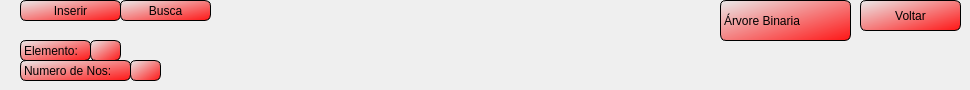
      <widget class="QWidget" name="Arvore">
       <property name="enabled">
        <bool>true</bool>
       </property>
       <widget class="QPushButton" name="voltar_1">
        <property name="geometry">
         <rect>
          <x>860</x>
          <y>0</y>
          <width>101</width>
          <height>31</height>
         </rect>
        </property>
        <property name="styleSheet">
         <string notr="true">QPushButton
{
font: 11pt &quot;Times New Roman&quot;;
border-width: 1px;
border-style: solid;
border-radius: 6px;
border-color: black;
background-color: qlineargradient(spread:pad, x1:0, y1:0, x2:1, y2:1, stop:0 rgba(234, 234, 234, 255), stop:1 rgba(255, 21, 21, 255));
}
QPushButton:hover
{
background-color: qlineargradient(spread:pad, x1:0.08, y1:0.085, x2:0.897818, y2:0.83, stop:0 rgba(255, 129, 0, 255), stop:1 rgba(255, 255, 255, 255));
}
QPushButton:pressed	
{
background-color: qlineargradient(spread:pad, x1:0.08, y1:0.085, x2:0.897818, y2:0.83, stop:0 rgba(156, 20, 20, 255), stop:1 rgba(255, 255, 255, 255));
}</string>
        </property>
        <property name="text">
         <string>Voltar</string>
        </property>
       </widget>
       <widget class="QLabel" name="elemento_2">
        <property name="geometry">
         <rect>
          <x>20</x>
          <y>40</y>
          <width>71</width>
          <height>21</height>
         </rect>
        </property>
        <property name="styleSheet">
         <string notr="true">font: 11pt &quot;Times New Roman&quot;;
border-width: 1px;
border-style: solid;
border-radius: 6px;
border-color: black;
background-color: qlineargradient(spread:pad, x1:0, y1:0, x2:1, y2:1, stop:0 rgba(234, 234, 234, 255), stop:1 rgba(255, 21, 21, 255));</string>
        </property>
        <property name="text">
         <string>Elemento:</string>
        </property>
       </widget>
       <widget class="QLabel" name="label_5">
        <property name="geometry">
         <rect>
          <x>720</x>
          <y>0</y>
          <width>131</width>
          <height>41</height>
         </rect>
        </property>
        <property name="styleSheet">
         <string notr="true">font: 15pt &quot;Times New Roman&quot;;
border-width: 1px;
border-style: solid;
border-radius: 6px;
border-color: black;
background-color: qlineargradient(spread:pad, x1:0, y1:0, x2:1, y2:1, stop:0 rgba(234, 234, 234, 255), stop:1 rgba(255, 21, 21, 255));</string>
        </property>
        <property name="text">
         <string>Árvore Binaria</string>
        </property>
       </widget>
       <widget class="QLineEdit" name="lineArvore">
        <property name="geometry">
         <rect>
          <x>90</x>
          <y>40</y>
          <width>31</width>
          <height>21</height>
         </rect>
        </property>
        <property name="styleSheet">
         <string notr="true">font: 11pt &quot;Times New Roman&quot;;
border-width: 1px;
border-style: solid;
border-radius: 6px;
border-color: black;
background-color: qlineargradient(spread:pad, x1:0, y1:0, x2:1, y2:1, stop:0 rgba(234, 234, 234, 255), stop:1 rgba(255, 21, 21, 255));</string>
        </property>
       </widget>
       <widget class="QPushButton" name="inserirArvore">
        <property name="geometry">
         <rect>
          <x>20</x>
          <y>0</y>
          <width>101</width>
          <height>21</height>
         </rect>
        </property>
        <property name="styleSheet">
         <string notr="true">QPushButton
{
font: 11pt &quot;Times New Roman&quot;;
border-width: 1px;
border-style: solid;
border-radius: 6px;
border-color: black;
background-color: qlineargradient(spread:pad, x1:0, y1:0, x2:1, y2:1, stop:0 rgba(234, 234, 234, 255), stop:1 rgba(255, 21, 21, 255));
}
QPushButton:hover
{
background-color: qlineargradient(spread:pad, x1:0.08, y1:0.085, x2:0.897818, y2:0.83, stop:0 rgba(255, 129, 0, 255), stop:1 rgba(255, 255, 255, 255));
}
QPushButton:pressed	
{
background-color: qlineargradient(spread:pad, x1:0.08, y1:0.085, x2:0.897818, y2:0.83, stop:0 rgba(156, 20, 20, 255), stop:1 rgba(255, 255, 255, 255));
}</string>
        </property>
        <property name="text">
         <string>Inserir</string>
        </property>
       </widget>
       <widget class="QPushButton" name="buscaArvore">
        <property name="geometry">
         <rect>
          <x>120</x>
          <y>0</y>
          <width>91</width>
          <height>21</height>
         </rect>
        </property>
        <property name="styleSheet">
         <string notr="true">QPushButton
{
font: 11pt &quot;Times New Roman&quot;;
border-width: 1px;
border-style: solid;
border-radius: 6px;
border-color: black;
background-color: qlineargradient(spread:pad, x1:0, y1:0, x2:1, y2:1, stop:0 rgba(234, 234, 234, 255), stop:1 rgba(255, 21, 21, 255));
}
QPushButton:hover
{
background-color: qlineargradient(spread:pad, x1:0.08, y1:0.085, x2:0.897818, y2:0.83, stop:0 rgba(255, 129, 0, 255), stop:1 rgba(255, 255, 255, 255));
}
QPushButton:pressed	
{
background-color: qlineargradient(spread:pad, x1:0.08, y1:0.085, x2:0.897818, y2:0.83, stop:0 rgba(156, 20, 20, 255), stop:1 rgba(255, 255, 255, 255));
}</string>
        </property>
        <property name="text">
         <string>Busca</string>
        </property>
       </widget>
       <widget class="QLineEdit" name="nNos">
        <property name="geometry">
         <rect>
          <x>130</x>
          <y>60</y>
          <width>31</width>
          <height>21</height>
         </rect>
        </property>
        <property name="styleSheet">
         <string notr="true">font: 11pt &quot;Times New Roman&quot;;
border-width: 1px;
border-style: solid;
border-radius: 6px;
border-color: black;
background-color: qlineargradient(spread:pad, x1:0, y1:0, x2:1, y2:1, stop:0 rgba(234, 234, 234, 255), stop:1 rgba(255, 21, 21, 255));</string>
        </property>
       </widget>
       <widget class="QLabel" name="label_4">
        <property name="geometry">
         <rect>
          <x>20</x>
          <y>60</y>
          <width>111</width>
          <height>21</height>
         </rect>
        </property>
        <property name="styleSheet">
         <string notr="true">font: 11pt &quot;Times New Roman&quot;;
border-width: 1px;
border-style: solid;
border-radius: 6px;
border-color: black;
background-color: qlineargradient(spread:pad, x1:0, y1:0, x2:1, y2:1, stop:0 rgba(234, 234, 234, 255), stop:1 rgba(255, 21, 21, 255));</string>
        </property>
        <property name="text">
         <string>Numero de Nos:</string>
        </property>
       </widget>
      </widget>
